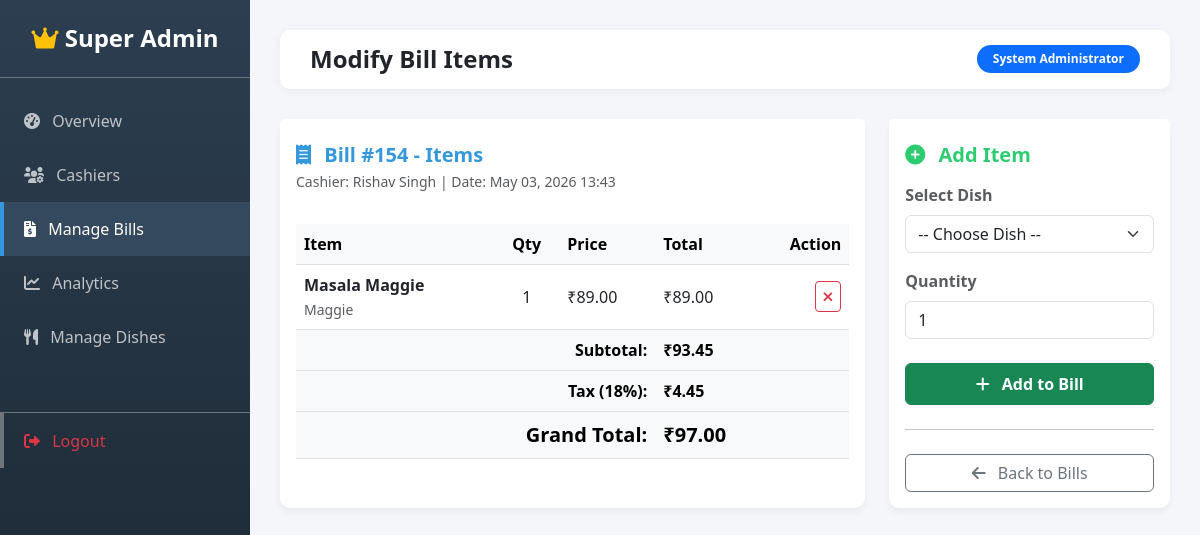
The page /admin_app/bills/edit/154/ (signed in) on the database its author committed.
### Billing/models.py (models this page shows, shortened)
class Bill(models.Model):
    cashier_name = models.ForeignKey(Cashier, on_delete=models.SET_NULL, null=True, blank=True)
    subtotal = models.FloatField()
    taxAmt=models.FloatField(null=True , blank=True)
    bill_date = models.DateTimeField(auto_now_add=True)
    items = models.ManyToManyField(Dishes, through='BillItem')

class Cashier(models.Model):
    ch = [("Day","Day"), ("Night", "Night")]
    chashier_name = models.CharField(max_length=100)
    shift = models.CharField(choices=ch, max_length=50)
    email = models.EmailField(max_length=150, unique=True,null=False,blank=False )
    password = models.CharField(max_length=128, null=False, blank=False)

class BillItem(models.Model):
    bill = models.ForeignKey(Bill, on_delete=models.CASCADE)
    dish = models.ForeignKey(Dishes, on_delete=models.CASCADE)
    quantity = models.PositiveIntegerField(default=1)
    price = models.FloatField()
    def get_total(self):
        return self.quantity * self.price

### Order/models.py (models this page shows, shortened)
class Dishes(models.Model):
    ch = [("SG", "Signature"), ("SP", "Spicy"), ("SP", "Special")]
    category = models.ForeignKey(Categories, on_delete=models.CASCADE)
    dish_name = models.CharField(max_length=150)
    receipe = models.TextField(blank=True, null=True)
    price = models.IntegerField()
    optional = models.CharField(choices=ch, null=True, blank=True, max_length=100)
    is_available = models.BooleanField(default=True)
    dish_image = models.ImageField(upload_to="Images", null=True, blank=True, default='Images/default.png')

class Categories(models.Model):
    category_name = models.CharField(max_length=100)
    added_date = models.TimeField(auto_now_add=True)

### Admin/views.py (the view, shortened to what this page needs)
# urls.py: path('bills/edit/<int:id>/', views.edit_bill, name='edit_bill'),
@user_passes_test(is_super_admin, login_url='/admin/login/')
def edit_bill(request, id):
    bill = get_object_or_404(Bill, id=id)
    dishes = Dishes.objects.filter(is_available=True)
    return render(request, 'admin_app/edit_bill.html', {'bill': bill, 'dishes': dishes})

### Admin/views.py (called while the page is built)
def is_super_admin(user):
    return user.is_superuser

### templates/admin_app/edit_bill.html (shortened to what this page needs)
{% extends "admin_app/base.html" %}
{% block header %}Modify Bill Items{% endblock %}
{% block content %}
<div class="row g-4">
    <div class="col-lg-8">
        <div class="card admin-card h-100">
            <div class="card-header bg-white pt-4 pb-0 border-bottom-0">
                <h5 class="fw-bold mb-0 theme-primary"><i class="fas fa-receipt me-2"></i> Bill #{{ bill.id }} - Items</h5>
                <p class="text-muted small mt-1">Cashier: {{ bill.cashier_name.chashier_name|default:"Unknown" }} | Date: {{ bill.bill_date|date:"M d, Y H:i" }}</p>
            </div>
            <div class="card-body">
                <div class="table-responsive">
                    <table class="table align-middle">
                        <thead class="table-light">
                            <tr>
                                <th>Item</th>
                                <th class="text-center">Qty</th>
                                <th>Price</th>
                                <th>Total</th>
                                <th class="text-end">Action</th>
                            </tr>
                        </thead>
                        <tbody>
                            {% for item in bill.billitem_set.all %}
                            <tr>
                                <td>
                                    <strong>{{ item.dish.dish_name }}</strong><br>
                                    <small class="text-muted">{{ item.dish.category.category_name }}</small>
                                </td>
                                <td class="text-center">{{ item.quantity }}</td>
                                <td>₹{{ item.price|floatformat:2 }}</td>
                                <td>₹{{ item.get_total|floatformat:2 }}</td>
                                <td class="text-end">
                                    <form method="POST" style="display:inline;">
                                        <button type="submit" name="remove_item" class="btn btn-sm btn-outline-danger" title="Remove Item">
                                            <i class="fas fa-times"></i>
                                        </button>
                                    </form>
                                </td>
                            </tr>
                            {% empty %}
                            <tr>
                                <td colspan="5" class="text-center py-4 text-muted">No items left in this bill.</td>
                            </tr>
                            {% endfor %}
                        </tbody>
                        <tfoot class="table-light fw-bold">
                            <tr>
                                <td colspan="3" class="text-end">Subtotal:</td>
                                <td colspan="2">₹{{ bill.subtotal|floatformat:2 }}</td>
                            </tr>
                            <tr>
                                <td colspan="3" class="text-end">Tax (18%):</td>
                                <td colspan="2">₹{{ bill.taxAmt|floatformat:2 }}</td>
                            </tr>
                            <tr class="fs-5 theme-success">
                                <td colspan="3" class="text-end">Grand Total:</td>
                                <td colspan="2">₹{{ bill.subtotal|add:bill.taxAmt|floatformat:2 }}</td>
                            </tr>
                        </tfoot>
                    </table>
                </div>
            </div>
        </div>
    </div>
    <div class="col-lg-4">
        <div class="card admin-card">
            <div class="card-header bg-white pt-4 pb-0 border-bottom-0">
                <h5 class="fw-bold mb-0 theme-success"><i class="fas fa-plus-circle me-2"></i> Add Item</h5>
            </div>
            <div class="card-body">
                <form method="POST">
                    <div class="mb-3">
                        <label class="form-label text-muted fw-bold">Select Dish</label>
                        <select name="dish_id" class="form-select" required>
                            <option value="">-- Choose Dish --</option>
                        </select>
                    </div>
                    <div class="mb-4">
                        <label class="form-label text-muted fw-bold">Quantity</label>
                        <input type="number" name="qty" class="form-control" value="1" min="1" required>
                    </div>
                    <button type="submit" name="add_dish" class="btn btn-success w-100 fw-bold py-2">
                        <i class="fas fa-plus me-2"></i> Add to Bill
                    </button>
                </form>
                <hr class="my-4">
                <a href="{% url 'manage_bills' %}" class="btn btn-outline-secondary w-100">
                    <i class="fas fa-arrow-left me-2"></i> Back to Bills
                </a>
            </div>
        </div>
    </div>
</div>
{% endblock %}

### templates/admin_app/base.html (style rules this page uses)
body { background-color: #f4f6f9; font-family: 'Segoe UI', Tahoma, Geneva, Verdana, sans-serif; color: #333; }
.admin-card { border: none; border-radius: 10px; box-shadow: 0 4px 6px rgba(0,0,0,0.05); transition: transform 0.3s; }
.theme-primary { color: #3498db; }
.theme-success { color: #2ecc71; }

### rows shown on the page
Bill: id "154", cashier_name.chashier_name "Rishav Singh", bill_date "May 03, 2026 13:43", subtotal "93.45", taxAmt "4.45", subtotal|add "97.00"
BillItem: dish.dish_name "Masala Maggie", dish.category.category_name "Maggie", quantity "1", price "89.00", get_total "89.00"
